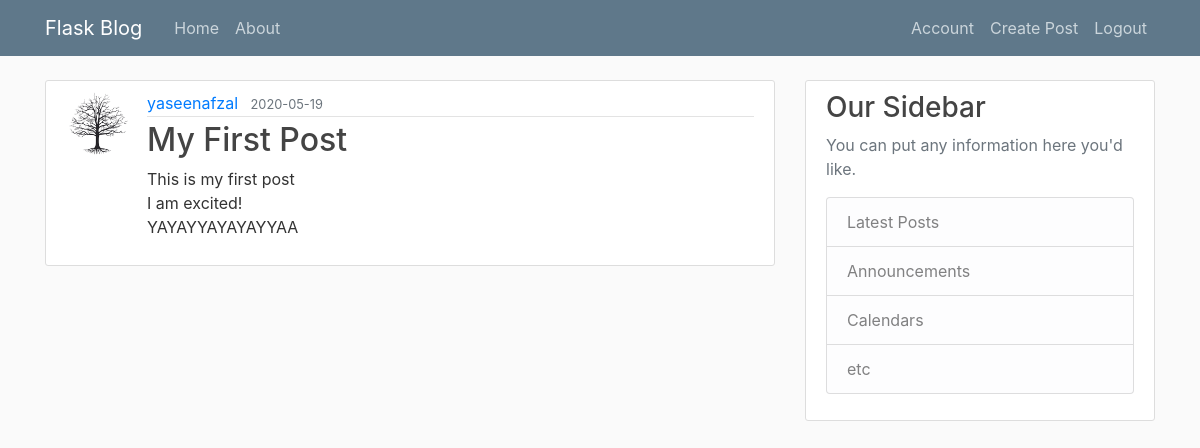
The app's page /post/1 (signed in) with its own data.
### flasktut/models.py (models this page shows, shortened)
class User(db.Model, UserMixin):
    id = db.Column(db.Integer, primary_key=True)
    username = db.Column(db.String(20), unique=True, nullable=False)
    email = db.Column(db.String(120), unique=True, nullable=False)
    image_file = db.Column(db.String(20), nullable=False,
                           default='default.jpg')
    password = db.Column(db.String(60), nullable=False)
    posts = db.relationship('Post', backref='author', lazy=True)

class Post(db.Model):
    id = db.Column(db.Integer, primary_key=True)
    title = db.Column(db.String(100), nullable=False)
    date_posted = db.Column(db.DateTime, nullable=False,
                            default=datetime.utcnow)
    content = db.Column(db.Text, nullable=False)
    user_id = db.Column(db.Integer, db.ForeignKey('user.id'), nullable=False)

### flasktut/routes.py (the view)
@app.route("/post/<int:post_id>", methods=["GET", "POST"])
@login_required
def post(post_id):
    post = Post.query.get_or_404(post_id)
    return render_template('post.html', title=post.title, post=post)

### flasktut/models.py (called while the page is built)
@login_manager.user_loader
def load_user(user_id):
    return User.query.get(int(user_id))

### flasktut/templates/post.html (shortened to what this page needs)
{% extends "layout.html" %} {% block content %}
<article class="media content-section">
  <img
    src="{{ url_for('static', filename='profile_pics/' + post.author.image_file) }}"
    alt=""
    class="rounded-circle article-img"
  />
  <div class="media-body">
    <div class="article-metadata">
      <a
        class="mr-2"
        href="{{ url_for('user_posts', username=post.author.username) }}"
        >{{ post.author.username }}</a
      >
      <small class="text-muted"
        >{{ post.date_posted.strftime('%Y-%m-%d') }}</small
      >
    </div>
    <h2 class="article-title">{{ post.title }}</h2>
    <p class="article-content">{{ post.content }}</p>
  </div>
</article>
{% endblock %}

### flasktut/static/main.css (style rules this page uses)
body { background: #fafafa; color: #333333; margin-top: 5rem; }
h1, h2, h3, h4, h5, h6 { color: #444444; }
.content-section { background: #ffffff; padding: 10px 20px; border: 1px solid #dddddd; border-radius: 3px; margin-bottom: 20px; }
.article-title { color: #444444; }
.article-content { white-space: pre-line; }
.article-img { height: 65px; width: 65px; margin-right: 16px; }
.article-metadata { padding-bottom: 1px; margin-bottom: 4px; border-bottom: 1px solid #e3e3e3; }

### records on screen
User: image_file (picture), author.username "yaseenafzal"
Post: date_posted "2020-05-19", title "My First Post", content "This is my first post I am excited! YAYAYYAYAYAYYAA"
